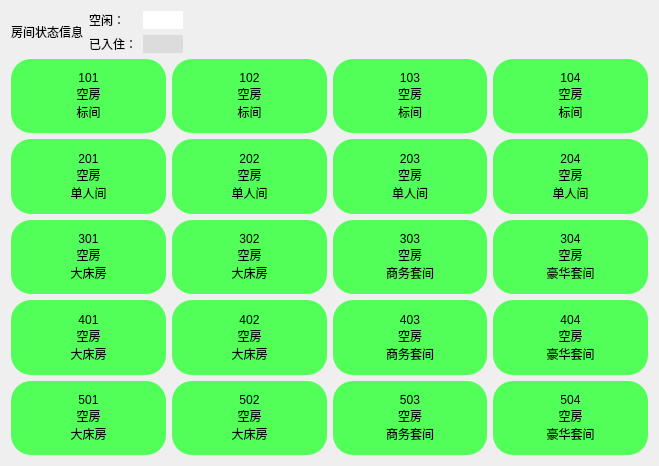
<?xml version="1.0" encoding="UTF-8"?>
<ui version="4.0">
 <class>KRoomStatus</class>
 <widget class="QWidget" name="KRoomStatus">
  <property name="geometry">
   <rect>
    <x>0</x>
    <y>0</y>
    <width>659</width>
    <height>466</height>
   </rect>
  </property>
  <property name="windowTitle">
   <string>Form</string>
  </property>
  <layout class="QGridLayout" name="gridLayout_2">
   <item row="0" column="0">
    <layout class="QVBoxLayout" name="verticalLayout" stretch="1,55">
     <item>
      <layout class="QHBoxLayout" name="horizontalLayout">
       <item>
        <widget class="QLabel" name="label">
         <property name="text">
          <string>房间状态信息</string>
         </property>
        </widget>
       </item>
       <item>
        <layout class="QFormLayout" name="formLayout">
         <item row="0" column="0">
          <widget class="QLabel" name="label_2">
           <property name="text">
            <string>空闲：</string>
           </property>
          </widget>
         </item>
         <item row="0" column="1">
          <widget class="QLabel" name="label_4">
           <property name="sizePolicy">
            <sizepolicy hsizetype="Maximum" vsizetype="Minimum">
             <horstretch>0</horstretch>
             <verstretch>0</verstretch>
            </sizepolicy>
           </property>
           <property name="minimumSize">
            <size>
             <width>40</width>
             <height>0</height>
            </size>
           </property>
           <property name="maximumSize">
            <size>
             <width>50</width>
             <height>16777215</height>
            </size>
           </property>
           <property name="styleSheet">
            <string notr="true">background-color: white;</string>
           </property>
           <property name="text">
            <string/>
           </property>
          </widget>
         </item>
         <item row="1" column="0">
          <widget class="QLabel" name="label_3">
           <property name="text">
            <string>已入住：</string>
           </property>
          </widget>
         </item>
         <item row="1" column="1">
          <widget class="QLabel" name="label_5">
           <property name="sizePolicy">
            <sizepolicy hsizetype="Maximum" vsizetype="Minimum">
             <horstretch>0</horstretch>
             <verstretch>0</verstretch>
            </sizepolicy>
           </property>
           <property name="minimumSize">
            <size>
             <width>40</width>
             <height>0</height>
            </size>
           </property>
           <property name="maximumSize">
            <size>
             <width>50</width>
             <height>16777215</height>
            </size>
           </property>
           <property name="styleSheet">
            <string notr="true">background-color: rgb(220, 220, 220);</string>
           </property>
           <property name="text">
            <string/>
           </property>
          </widget>
         </item>
        </layout>
       </item>
       <item>
        <spacer name="horizontalSpacer">
         <property name="orientation">
          <enum>Qt::Horizontal</enum>
         </property>
         <property name="sizeType">
          <enum>QSizePolicy::Expanding</enum>
         </property>
         <property name="sizeHint" stdset="0">
          <size>
           <width>40</width>
           <height>20</height>
          </size>
         </property>
        </spacer>
       </item>
      </layout>
     </item>
     <item>
      <layout class="QGridLayout" name="m_status_table">
       <item row="2" column="2">
        <widget class="QPushButton" name="m_303">
         <property name="sizePolicy">
          <sizepolicy hsizetype="Preferred" vsizetype="Preferred">
           <horstretch>0</horstretch>
           <verstretch>0</verstretch>
          </sizepolicy>
         </property>
         <property name="styleSheet">
          <string notr="true">background-color: rgb(82, 255, 89);
border-radius: 20px;</string>
         </property>
         <property name="text">
          <string>303
空房
商务套间</string>
         </property>
        </widget>
       </item>
       <item row="1" column="0">
        <widget class="QPushButton" name="m_201">
         <property name="sizePolicy">
          <sizepolicy hsizetype="Preferred" vsizetype="Preferred">
           <horstretch>0</horstretch>
           <verstretch>0</verstretch>
          </sizepolicy>
         </property>
         <property name="styleSheet">
          <string notr="true">background-color: rgb(82, 255, 89);
border-radius: 20px;</string>
         </property>
         <property name="text">
          <string>201
空房
单人间</string>
         </property>
        </widget>
       </item>
       <item row="2" column="0">
        <widget class="QPushButton" name="m_301">
         <property name="sizePolicy">
          <sizepolicy hsizetype="Preferred" vsizetype="Preferred">
           <horstretch>0</horstretch>
           <verstretch>0</verstretch>
          </sizepolicy>
         </property>
         <property name="styleSheet">
          <string notr="true">background-color: rgb(82, 255, 89);
border-radius: 20px;</string>
         </property>
         <property name="text">
          <string>301
空房
大床房</string>
         </property>
        </widget>
       </item>
       <item row="3" column="2">
        <widget class="QPushButton" name="m_403">
         <property name="sizePolicy">
          <sizepolicy hsizetype="Preferred" vsizetype="Preferred">
           <horstretch>0</horstretch>
           <verstretch>0</verstretch>
          </sizepolicy>
         </property>
         <property name="styleSheet">
          <string notr="true">background-color: rgb(82, 255, 89);
border-radius: 20px;</string>
         </property>
         <property name="text">
          <string>403
空房
商务套间</string>
         </property>
        </widget>
       </item>
       <item row="0" column="2">
        <widget class="QPushButton" name="m_103">
         <property name="sizePolicy">
          <sizepolicy hsizetype="Preferred" vsizetype="Preferred">
           <horstretch>0</horstretch>
           <verstretch>0</verstretch>
          </sizepolicy>
         </property>
         <property name="styleSheet">
          <string notr="true">background-color: rgb(82, 255, 89);
border-radius: 20px;</string>
         </property>
         <property name="text">
          <string>103
空房
标间</string>
         </property>
        </widget>
       </item>
       <item row="2" column="1">
        <widget class="QPushButton" name="m_302">
         <property name="sizePolicy">
          <sizepolicy hsizetype="Preferred" vsizetype="Preferred">
           <horstretch>0</horstretch>
           <verstretch>0</verstretch>
          </sizepolicy>
         </property>
         <property name="styleSheet">
          <string notr="true">background-color: rgb(82, 255, 89);
border-radius: 20px;</string>
         </property>
         <property name="text">
          <string>302
空房
大床房</string>
         </property>
        </widget>
       </item>
       <item row="1" column="1">
        <widget class="QPushButton" name="m_202">
         <property name="sizePolicy">
          <sizepolicy hsizetype="Preferred" vsizetype="Preferred">
           <horstretch>0</horstretch>
           <verstretch>0</verstretch>
          </sizepolicy>
         </property>
         <property name="styleSheet">
          <string notr="true">background-color: rgb(82, 255, 89);
border-radius: 20px;</string>
         </property>
         <property name="text">
          <string>202
空房
单人间</string>
         </property>
        </widget>
       </item>
       <item row="0" column="3">
        <widget class="QPushButton" name="m_104">
         <property name="sizePolicy">
          <sizepolicy hsizetype="Preferred" vsizetype="Preferred">
           <horstretch>0</horstretch>
           <verstretch>0</verstretch>
          </sizepolicy>
         </property>
         <property name="styleSheet">
          <string notr="true">background-color: rgb(82, 255, 89);
border-radius: 20px;</string>
         </property>
         <property name="text">
          <string>104
空房
标间</string>
         </property>
        </widget>
       </item>
       <item row="2" column="3">
        <widget class="QPushButton" name="m_304">
         <property name="sizePolicy">
          <sizepolicy hsizetype="Preferred" vsizetype="Preferred">
           <horstretch>0</horstretch>
           <verstretch>0</verstretch>
          </sizepolicy>
         </property>
         <property name="styleSheet">
          <string notr="true">background-color: rgb(82, 255, 89);
border-radius: 20px;</string>
         </property>
         <property name="text">
          <string>304
空房
豪华套间</string>
         </property>
        </widget>
       </item>
       <item row="3" column="3">
        <widget class="QPushButton" name="m_404">
         <property name="sizePolicy">
          <sizepolicy hsizetype="Preferred" vsizetype="Preferred">
           <horstretch>0</horstretch>
           <verstretch>0</verstretch>
          </sizepolicy>
         </property>
         <property name="styleSheet">
          <string notr="true">background-color: rgb(82, 255, 89);
border-radius: 20px;</string>
         </property>
         <property name="text">
          <string>404
空房
豪华套间</string>
         </property>
        </widget>
       </item>
       <item row="0" column="1">
        <widget class="QPushButton" name="m_102">
         <property name="sizePolicy">
          <sizepolicy hsizetype="Preferred" vsizetype="Preferred">
           <horstretch>0</horstretch>
           <verstretch>0</verstretch>
          </sizepolicy>
         </property>
         <property name="styleSheet">
          <string notr="true">background-color: rgb(82, 255, 89);
border-radius: 20px;</string>
         </property>
         <property name="text">
          <string>102
空房
标间</string>
         </property>
        </widget>
       </item>
       <item row="1" column="3">
        <widget class="QPushButton" name="m_204">
         <property name="sizePolicy">
          <sizepolicy hsizetype="Preferred" vsizetype="Preferred">
           <horstretch>0</horstretch>
           <verstretch>0</verstretch>
          </sizepolicy>
         </property>
         <property name="styleSheet">
          <string notr="true">background-color: rgb(82, 255, 89);
border-radius: 20px;</string>
         </property>
         <property name="text">
          <string>204
空房
单人间</string>
         </property>
        </widget>
       </item>
       <item row="3" column="0">
        <widget class="QPushButton" name="m_401">
         <property name="sizePolicy">
          <sizepolicy hsizetype="Preferred" vsizetype="Preferred">
           <horstretch>0</horstretch>
           <verstretch>0</verstretch>
          </sizepolicy>
         </property>
         <property name="styleSheet">
          <string notr="true">background-color: rgb(82, 255, 89);
border-radius: 20px;</string>
         </property>
         <property name="text">
          <string>401
空房
大床房</string>
         </property>
        </widget>
       </item>
       <item row="3" column="1">
        <widget class="QPushButton" name="m_402">
         <property name="sizePolicy">
          <sizepolicy hsizetype="Preferred" vsizetype="Preferred">
           <horstretch>0</horstretch>
           <verstretch>0</verstretch>
          </sizepolicy>
         </property>
         <property name="styleSheet">
          <string notr="true">background-color: rgb(82, 255, 89);
border-radius: 20px;</string>
         </property>
         <property name="text">
          <string>402
空房
大床房</string>
         </property>
        </widget>
       </item>
       <item row="1" column="2">
        <widget class="QPushButton" name="m_203">
         <property name="sizePolicy">
          <sizepolicy hsizetype="Preferred" vsizetype="Preferred">
           <horstretch>0</horstretch>
           <verstretch>0</verstretch>
          </sizepolicy>
         </property>
         <property name="styleSheet">
          <string notr="true">background-color: rgb(82, 255, 89);
border-radius: 20px;</string>
         </property>
         <property name="text">
          <string>203
空房
单人间</string>
         </property>
        </widget>
       </item>
       <item row="4" column="0">
        <widget class="QPushButton" name="m_501">
         <property name="sizePolicy">
          <sizepolicy hsizetype="Preferred" vsizetype="Preferred">
           <horstretch>0</horstretch>
           <verstretch>0</verstretch>
          </sizepolicy>
         </property>
         <property name="styleSheet">
          <string notr="true">background-color: rgb(82, 255, 89);
border-radius: 20px;</string>
         </property>
         <property name="text">
          <string>501
空房
大床房</string>
         </property>
        </widget>
       </item>
       <item row="4" column="1">
        <widget class="QPushButton" name="m_502">
         <property name="sizePolicy">
          <sizepolicy hsizetype="Preferred" vsizetype="Preferred">
           <horstretch>0</horstretch>
           <verstretch>0</verstretch>
          </sizepolicy>
         </property>
         <property name="styleSheet">
          <string notr="true">background-color: rgb(82, 255, 89);
border-radius: 20px;</string>
         </property>
         <property name="text">
          <string>502
空房
大床房</string>
         </property>
        </widget>
       </item>
       <item row="4" column="2">
        <widget class="QPushButton" name="m_503">
         <property name="sizePolicy">
          <sizepolicy hsizetype="Preferred" vsizetype="Preferred">
           <horstretch>0</horstretch>
           <verstretch>0</verstretch>
          </sizepolicy>
         </property>
         <property name="styleSheet">
          <string notr="true">background-color: rgb(82, 255, 89);
border-radius: 20px;</string>
         </property>
         <property name="text">
          <string>503
空房
商务套间</string>
         </property>
        </widget>
       </item>
       <item row="4" column="3">
        <widget class="QPushButton" name="m_504">
         <property name="sizePolicy">
          <sizepolicy hsizetype="Preferred" vsizetype="Preferred">
           <horstretch>0</horstretch>
           <verstretch>0</verstretch>
          </sizepolicy>
         </property>
         <property name="styleSheet">
          <string notr="true">background-color: rgb(82, 255, 89);
border-radius: 20px;</string>
         </property>
         <property name="text">
          <string>504
空房
豪华套间</string>
         </property>
        </widget>
       </item>
       <item row="0" column="0">
        <widget class="QPushButton" name="m_101">
         <property name="sizePolicy">
          <sizepolicy hsizetype="Preferred" vsizetype="Preferred">
           <horstretch>0</horstretch>
           <verstretch>0</verstretch>
          </sizepolicy>
         </property>
         <property name="styleSheet">
          <string notr="true">background-color: rgb(82, 255, 89);
border-radius: 20px;</string>
         </property>
         <property name="text">
          <string>101
空房
标间</string>
         </property>
        </widget>
       </item>
      </layout>
     </item>
    </layout>
   </item>
  </layout>
 </widget>
 <resources/>
 <connections/>
</ui>
